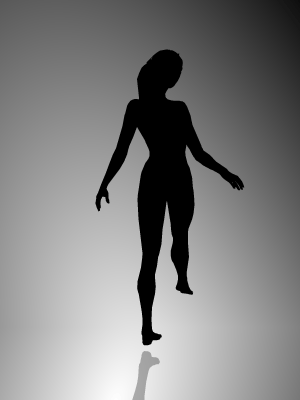
#> input picture img/dancer.gif, 300 x 400 px
$ python encode.py
#> lines starting #> are read from the running program, lines starting #| are printed output that depends on the picture; after the words box and inside, x2 and y2 are one past the last pixel; in counts of white or black regions, pixels touching at a corner belong together
from PIL import Image

GIF_PATH = './dancer.gif'
num_frames = 34

all_frames = []
with Image.open(GIF_PATH) as im:
#> im is the input picture: PIL image 300x400 P; mean R, G, B, A 128.2, 128.2, 128.2, 255
    for i in range(num_frames):
        # read next frame
        im.seek(i)

        # new_im is to pad the original image to 1:2 aspect ratio
        new_im = Image.new("RGB", (290, 580), (255, 255, 255))
        # pasting the original image at (0,90) roughly centers the dancer
        new_im.paste(im, (0, 90))
        # new_im.save('./%02d-padded.jpg' % i)

        # black_white_im is black-white (0 or 255) image, not even grayscale
        black_white_im = new_im.convert('L').point(
            lambda x: 0 if x < 10 else 255, mode='1')
        # binary_im.save('./%02d-binary.jpg' % i)

        # resized_im is the image shrinked to fit into the OLED screen
        resized_im = black_white_im.resize((80, 160))
        # resized_im.save('./%02d-resized.jpg' % i)

        # rotated_img is image rotated to fit into 160w x 80h screen
        rotated_img = resized_im.transpose(Image.ROTATE_90)
        # rotated_img.save('./%02d-rotated.jpg' % i)

        # convert image from 2D to 1D array
        flat_im = list(rotated_img.getdata())
        # map 255 to 1
        binary_im = list(map(lambda x: 1 if x == 255 else 0, flat_im))
        # group every 8 pixels to construct a byte in the future
        grouped_im = [binary_im[i:i+8] for i in range(0, len(binary_im), 8)]

        # collect the groups
        all_frames.append(grouped_im)
#> this loop made 34 passes
#> pass 1, `black_white_im = new_im.convert('L').point( lambda x: 0 if x < 10 else..`:
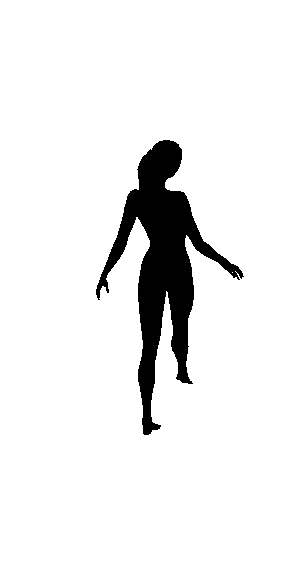
#> black_white_im: PIL image 290x580 1; 92.7% white; 1 black region, box (x1, y1, x2, y2) and area: (96, 140, 244, 435) 12205
#> pass 1, `resized_im = black_white_im.resize((80, 160))`:
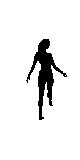
#> resized_im: PIL image 80x160 1; 92.6% white; 1 black region, box (x1, y1, x2, y2) and area: (26, 39, 67, 120) 949
#> pass 1, `rotated_img = resized_im.transpose(Image.ROTATE_90)`:
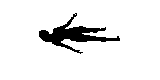
#> rotated_img: PIL image 160x80 1; 92.6% white; 1 black region, box (x1, y1, x2, y2) and area: (39, 13, 120, 54) 949
#> after the loop:
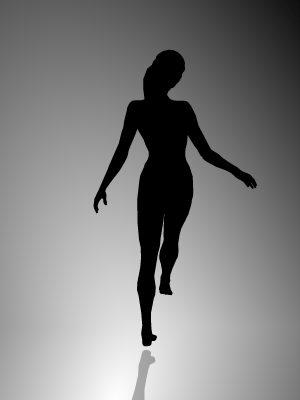
#> im: PIL image 300x400 RGBA; mean R, G, B, A 128.1, 128.1, 128.1, 255
#> after the loop:
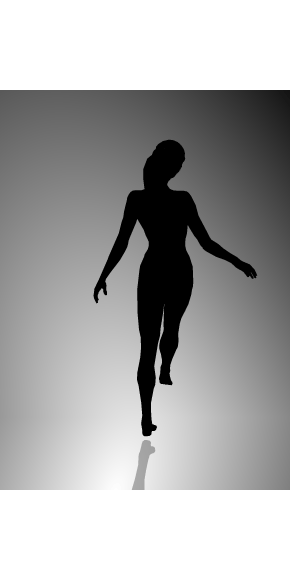
#> new_im: PIL image 290x580 RGB; min 0, max 255, mean 168.5
#> after the loop, all_frames = 34 items

# flatten the 34 gif frames into a single list
flatten = [group for frame in all_frames for group in frame]
#> flatten = 54400 items

# ints is the compressed binary image by denoting 8 pixels with only 1 byte
ints = list(map(lambda tup:
                (tup[0] << 7) | (tup[1] << 6) | (tup[2] << 5) | (tup[3] << 4) |
                (tup[4] << 3) | (tup[5] << 2) | (tup[6] << 1) | tup[7],
                flatten))
#> ints = 54400 items

bytes_str = list(map(lambda byte: '0x%02X,' % byte, ints))
#> bytes_str = 54400 items
# group every 16 bytes together to form a line
grouped_bytes = [bytes_str[i: i + 16] for i in range(0, len(bytes_str), 16)]
#> grouped_bytes = 3400 items
lines = map(lambda arg: ''.join(arg), grouped_bytes)
result = '\n'.join(lines)
with open('./result.txt', 'w') as f:
    f.write(result)
